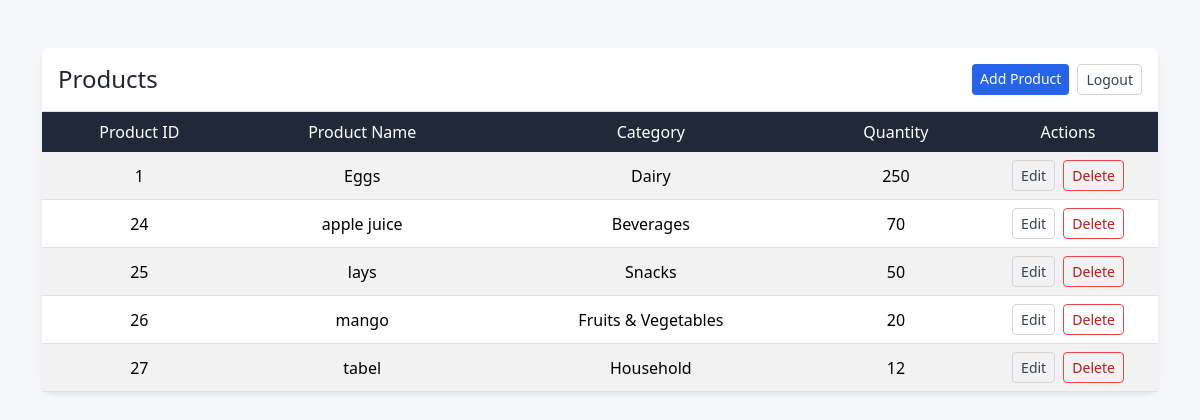
/dashboard.php (signed in), run on the app's committed database.
### tables this page shows
CREATE TABLE `products` (
  `id` int(11) NOT NULL,
  `productName` varchar(100) DEFAULT NULL,
  `category` varchar(255) DEFAULT NULL,
  `quantity` int(11) DEFAULT NULL
);

### dashboard.php (the view, shortened to what this page needs)
<!DOCTYPE html>
<html lang="en">
<head>
    <link href="https://cdn.jsdelivr.net/npm/bootstrap@5.3.3/dist/css/bootstrap.min.css" rel="stylesheet">
</head>
<body>
<div class="container mt-5">
    <div class="card shadow-sm">
        <div class="card-header d-flex justify-content-between align-items-center p-3">
            <h4 class="mb-0">Products</h4>
            <div class="d-flex gap-2">
                <a href="addProduct.php" class="btn btn-primary btn-sm">
                    Add Product
                </a>
                <form action="logout.php" method="post" class="m-0">
                    <button type="submit" class="btn btn-outline-secondary btn-sm">
                        Logout
                    </button>
                </form>
            </div>
        </div>
        <div class="card-body p-0">
            <table class="table table-striped mb-0 align-middle text-center">
                <thead>
                    <tr>
                        <th>Product ID</th>
                        <th>Product Name</th>
                        <th>Category</th>
                        <th>Quantity</th>
                        <th style="width: 180px;">Actions</th>
                    </tr>
                </thead>
                <tbody>
                     <?php
                        require "dbConnect.php";
                        $query = "SELECT * FROM products";
                        $products = mysqli_query($dbase, $query);
                        foreach($products as $p) {
                            echo "
                            <tr>
                                <td> {$p['id']} </td>
                                <td> {$p['productName']} </td>
                                <td> {$p['category']} </td>
                                <td> {$p['quantity']} </td>
                                <td>
                                    <a href='addProduct.php?id={$p['id']}' class='btn btn-outline-secondary btn-sm me-1'> Edit </a>
                                    <a href='deleteProduct.php?id={$p['id']}' class='btn btn-outline-danger btn-sm' onclick = 'alert('you sure?');'> Delete </a>
                                </td>
                            </tr>
                            ";
                        }
                     ?>
                </tbody>
            </table>
        </div>
    </div>
</div>
</body>
</html>

### dashboard.php (style rules this page uses)
body { background-color: #f4f6f9; font-family: "Segoe UI", Tahoma, Geneva, Verdana, sans-serif; }
.card { border: none; border-radius: 10px; }
.card-header { background-color: #ffffff; border-bottom: 1px solid #e0e0e0; }
.table thead th { background-color: #1f2937; color: #ffffff; font-weight: 500; border: none; }
.btn-primary { background-color: #2563eb; border: none; }
.btn-outline-secondary { border-color: #d1d5db; color: #374151; }
.btn-outline-danger { border-color: #ef4444; color: #b91c1c; }

### data on the page
products: id "1", productName "Eggs", category "Dairy", quantity "250"
products: id "24", productName "apple juice", category "Beverages", quantity "70"
products: id "25", productName "lays", category "Snacks", quantity "50"
products: id "26", productName "mango", category "Fruits & Vegetables", quantity "20"
products: id "27", productName "tabel", category "Household", quantity "12"
